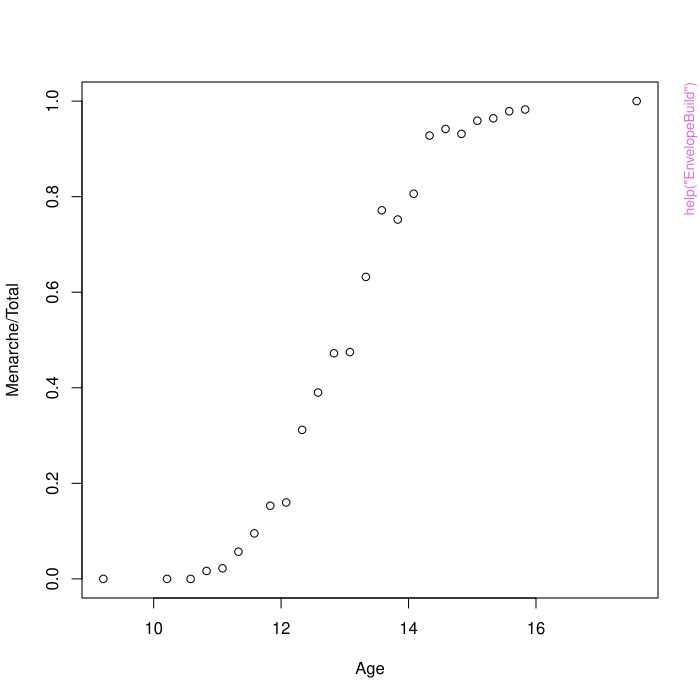

Write the R code that produced this figure.
pkgname <- "glmbayes"
source(file.path(R.home("share"), "R", "examples-header.R"))
options(warn = 1)
options(pager = "console")
library('glmbayes')

base::assign(".oldSearch", base::search(), pos = 'CheckExEnv')
base::assign(".old_wd", base::getwd(), pos = 'CheckExEnv')
cleanEx()
nameEx("AMI")
### * AMI

flush(stderr()); flush(stdout())

### Name: AMI
### Title: amitriptyline overdose data
### Aliases: AMI
### Keywords: datasets, Bayesian Binomial Regression

### ** Examples

data(menarche2)



cleanEx()
nameEx("EnvelopeBuild")
### * EnvelopeBuild

flush(stderr()); flush(stdout())

### Name: EnvelopeBuild
### Title: Builds Envelope function for simulation
### Aliases: EnvelopeBuild
### Keywords: internal

### ** Examples

data(menarche2)

summary(menarche2)
plot(Menarche/Total ~ Age, data=menarche2)

Age2=menarche2$Age-13

x<-matrix(as.numeric(1.0),nrow=length(Age2),ncol=2)
x[,2]=Age2

y=menarche2$Menarche/menarche2$Total
wt=menarche2$Total

mu<-matrix(as.numeric(0.0),nrow=2,ncol=1)
mu[2,1]=(log(0.9/0.1)-log(0.5/0.5))/3

V1<-1*diag(as.numeric(2.0))

# 2 standard deviations for prior estimate at age 13 between 0.1 and 0.9
## Specifies uncertainty around the point estimates

V1[1,1]<-((log(0.9/0.1)-log(0.5/0.5))/2)^2 
V1[2,2]=(3*mu[2,1]/2)^2  # Allows slope to be up to 1 times as large as point estimate 

famfunc<-glmbfamfunc(binomial(logit))

f1<-famfunc$f1
f2<-famfunc$f2
f3<-famfunc$f3
f5<-famfunc$f5
f6<-famfunc$f6

dispersion2<-as.numeric(1.0)
start <- mu
offset2=rep(as.numeric(0.0),length(y))
P=solve(V1)
n=1000


###### Adjust weight for dispersion

wt2=wt/dispersion2

######################### Shift mean vector to offset so that adjusted model has 0 mean

alpha=x%*%as.vector(mu)+offset2
mu2=0*as.vector(mu)
P2=P
x2=x


#####  Optimization step to find posterior mode and associated Precision

parin=start-mu

opt_out=optim(parin,f2,f3,y=as.vector(y),x=as.matrix(x),mu=as.vector(mu2),
              P=as.matrix(P),alpha=as.vector(alpha),wt=as.vector(wt2),
              method="BFGS",hessian=TRUE
)

bstar=opt_out$par  ## Posterior mode for adjusted model
bstar
bstar+as.vector(mu)  # mode for actual model
A1=opt_out$hessian # Approximate Precision at mode

## Standardize Model

Standard_Mod=glmb_Standardize_Model(y=as.vector(y), x=as.matrix(x),P=as.matrix(P),
                                    bstar=as.matrix(bstar,ncol=1), A1=as.matrix(A1))

bstar2=Standard_Mod$bstar2  
A=Standard_Mod$A
x2=Standard_Mod$x2
mu2=Standard_Mod$mu2
P2=Standard_Mod$P2
L2Inv=Standard_Mod$L2Inv
L3Inv=Standard_Mod$L3Inv

Env2=EnvelopeBuild(as.vector(bstar2), as.matrix(A),y, as.matrix(x2),
as.matrix(mu2,ncol=1),as.matrix(P2),as.vector(alpha),as.vector(wt2),
family="binomial",link="logit",Gridtype=as.integer(3), n=as.integer(n),
sortgrid=TRUE)

## These now seem to match

Env2



cleanEx()
nameEx("EnvelopeOpt")
### * EnvelopeOpt

flush(stderr()); flush(stdout())

### Name: EnvelopeOpt
### Title: Optimizes Envelope function for simulation
### Aliases: EnvelopeOpt
### Keywords: internal

### ** Examples

data(menarche2)

summary(menarche2)
plot(Menarche/Total ~ Age, data=menarche2)

Age2=menarche2$Age-13

x<-matrix(as.numeric(1.0),nrow=length(Age2),ncol=2)
x[,2]=Age2

y=menarche2$Menarche/menarche2$Total
wt=menarche2$Total

mu<-matrix(as.numeric(0.0),nrow=2,ncol=1)
mu[2,1]=(log(0.9/0.1)-log(0.5/0.5))/3

V1<-1*diag(as.numeric(2.0))

# 2 standard deviations for prior estimate at age 13 between 0.1 and 0.9
## Specifies uncertainty around the point estimates

V1[1,1]<-((log(0.9/0.1)-log(0.5/0.5))/2)^2 
V1[2,2]=(3*mu[2,1]/2)^2  # Allows slope to be up to 1 times as large as point estimate 

famfunc<-glmbfamfunc(binomial(logit))

f1<-famfunc$f1
f2<-famfunc$f2
f3<-famfunc$f3
f5<-famfunc$f5
f6<-famfunc$f6

dispersion2<-as.numeric(1.0)
start <- mu
offset2=rep(as.numeric(0.0),length(y))
P=solve(V1)
n=1000



###### Adjust weight for dispersion

wt2=wt/dispersion2

######################### Shift mean vector to offset so that adjusted model has 0 mean

alpha=x%*%as.vector(mu)+offset2
mu2=0*as.vector(mu)
P2=P
x2=x


#####  Optimization step to find posterior mode and associated Precision

parin=start-mu

opt_out=optim(parin,f2,f3,y=as.vector(y),x=as.matrix(x),mu=as.vector(mu2),
              P=as.matrix(P),alpha=as.vector(alpha),wt=as.vector(wt2),
              method="BFGS",hessian=TRUE
)

bstar=opt_out$par  ## Posterior mode for adjusted model
bstar
bstar+as.vector(mu)  # mode for actual model
A1=opt_out$hessian # Approximate Precision at mode

## Standardize Model

Standard_Mod=glmb_Standardize_Model(y=as.vector(y), x=as.matrix(x),
P=as.matrix(P),bstar=as.matrix(bstar,ncol=1), A1=as.matrix(A1))

bstar2=Standard_Mod$bstar2  
A=Standard_Mod$A
x2=Standard_Mod$x2
mu2=Standard_Mod$mu2
P2=Standard_Mod$P2
L2Inv=Standard_Mod$L2Inv
L3Inv=Standard_Mod$L3Inv

Env2=EnvelopeBuild(as.vector(bstar2), as.matrix(A),y, as.matrix(x2),
as.matrix(mu2,ncol=1),as.matrix(P2),as.vector(alpha),as.vector(wt2),
family="binomial",link="logit",Gridtype=as.integer(3), 
n=as.integer(n),sortgrid=TRUE)

## These now seem to match

Env2



cleanEx()
nameEx("EnvelopeSort")
### * EnvelopeSort

flush(stderr()); flush(stdout())

### Name: EnvelopeSort
### Title: Sorts Envelope function for simulation
### Aliases: EnvelopeSort
### Keywords: internal

### ** Examples

data(menarche2)

summary(menarche2)
plot(Menarche/Total ~ Age, data=menarche2)

Age2=menarche2$Age-13

x<-matrix(as.numeric(1.0),nrow=length(Age2),ncol=2)
x[,2]=Age2

y=menarche2$Menarche/menarche2$Total
wt=menarche2$Total

mu<-matrix(as.numeric(0.0),nrow=2,ncol=1)
mu[2,1]=(log(0.9/0.1)-log(0.5/0.5))/3

V1<-1*diag(as.numeric(2.0))

# 2 standard deviations for prior estimate at age 13 between 0.1 and 0.9
## Specifies uncertainty around the point estimates

V1[1,1]<-((log(0.9/0.1)-log(0.5/0.5))/2)^2 
V1[2,2]=(3*mu[2,1]/2)^2  # Allows slope to be up to 1 times as large as point estimate 

famfunc<-glmbfamfunc(binomial(logit))

f1<-famfunc$f1
f2<-famfunc$f2
f3<-famfunc$f3
f5<-famfunc$f5
f6<-famfunc$f6

dispersion2<-as.numeric(1.0)
start <- mu
offset2=rep(as.numeric(0.0),length(y))
P=solve(V1)
n=1000

## Appears that the type for some of these arguments are important/problematic

#outlist<-rnnorm_reg_cpp(n=as.integer(n),y=as.vector(y),x=as.matrix(x),
#mu=as.vector(mu),P=as.matrix(P),offset2=as.vector(offset2),
#wt=as.vector(wt),dispersion=as.numeric(dispersion2),famfunc=famfunc,
#f1=f1,f2=f2,f3=f3,start=as.vector(start),family="binomial",
#link="logit",Gridtype=as.integer(3))

### This allows use of the rglmb summary function 
### add interface for glmbsim_NGauss_cpp later

#outlist$call<-match.call()
#colnames(outlist$coefficients)<-colnames(x)
#class(outlist)<-c(outlist$class,"rglmb")
#summary(outlist)
#Env1=outlist$Envelope


###### Adjust weight for dispersion

wt2=wt/dispersion2

######################### Shift mean vector to offset so that adjusted model has 0 mean

alpha=x%*%as.vector(mu)+offset2
mu2=0*as.vector(mu)
P2=P
x2=x


#####  Optimization step to find posterior mode and associated Precision

parin=start-mu

opt_out=optim(parin,f2,f3,y=as.vector(y),x=as.matrix(x),mu=as.vector(mu2),
              P=as.matrix(P),alpha=as.vector(alpha),wt=as.vector(wt2),
              method="BFGS",hessian=TRUE
)

bstar=opt_out$par  ## Posterior mode for adjusted model
bstar
bstar+as.vector(mu)  # mode for actual model
A1=opt_out$hessian # Approximate Precision at mode

## Standardize Model

Standard_Mod=glmb_Standardize_Model(y=as.vector(y), x=as.matrix(x),
P=as.matrix(P),bstar=as.matrix(bstar,ncol=1), A1=as.matrix(A1))

bstar2=Standard_Mod$bstar2  
A=Standard_Mod$A
x2=Standard_Mod$x2
mu2=Standard_Mod$mu2
P2=Standard_Mod$P2
L2Inv=Standard_Mod$L2Inv
L3Inv=Standard_Mod$L3Inv

Env2=EnvelopeBuild(as.vector(bstar2), as.matrix(A),y, as.matrix(x2),
as.matrix(mu2,ncol=1),as.matrix(P2),as.vector(alpha),as.vector(wt2),
family="binomial",link="logit",Gridtype=as.integer(3), 
n=as.integer(n),sortgrid=TRUE)

## These now seem to match

#Env1
Env2





cleanEx()
nameEx("Inv_f3_gaussian")
### * Inv_f3_gaussian

flush(stderr()); flush(stdout())

### Name: Inv_f3_gaussian
### Title: Derives the inverse of the gradient vector.
### Aliases: Inv_f3_gaussian

### ** Examples

## ----dobson-------------------------------------------------------------------
## Dobson (1990) Page 93: Randomized Controlled Trial :
counts <- c(18,17,15,20,10,20,25,13,12)
outcome <- gl(3,1,9)
treatment <- gl(3,3)

## Prior mean vector 
mu<-matrix(0,5)           
mu[1,1]=log(mean(counts)) 
## Prior standard deviation and Variance
mysd<-1           
V=((mysd)^2)*diag(5)  
## Call to glmb
glmb.D93<-glmb(n=1000,counts ~ outcome + treatment,
               family = poisson(),pfamily=dNormal(mu=mu,Sigma=V))
## ----glmb extractAIC-------------------------------------------------------------
extractAIC(glmb.D93)



cleanEx()
nameEx("Neg_logLik")
### * Neg_logLik

flush(stderr()); flush(stdout())

### Name: Neg_logLik
### Title: Negative Log-Likelihood for a Generalized Linear Model
### Aliases: Neg_logLik Neg_logLik2
### Keywords: internal

### ** Examples

1+1
10+1



cleanEx()
nameEx("Normal_ct")
### * Normal_ct

flush(stderr()); flush(stdout())

### Name: Normal_ct
### Title: The Central Normal Distribution
### Aliases: Normal_ct pnorm_ct rnorm_ct
### Keywords: internal

### ** Examples

pnorm_ct(0.2,0.4)
exp(pnorm_ct(0.2,0.4))
pnorm_ct(0.2,0.4,log.p=FALSE)
log(pnorm_ct(0.2,0.4,log.p=FALSE))
## Example where difference between two pnorm calls fail
## but call to pnorm_ct works
pnorm(0.5)-pnorm(0.4999999999999999)
pnorm_ct(0.4999999999999999,0.5,log.p=FALSE)



cleanEx()
nameEx("Prior_Check")
### * Prior_Check

flush(stderr()); flush(stdout())

### Name: Prior_Check
### Title: Checks for Prior-data conflicts
### Aliases: Prior_Check

### ** Examples

## Dobson (1990) Page 93: Randomized Controlled Trial :
counts <- c(18,17,15,20,10,20,25,13,12)
outcome <- gl(3,1,9)
treatment <- gl(3,3)
print(d.AD <- data.frame(treatment, outcome, counts))
## Step 1: Set up Prior
ps=Prior_Setup(counts ~ outcome + treatment)
mu=ps$mu
V=ps$Sigma
# Step2A: Check the Prior
Prior_Check(counts ~ outcome + treatment,family = poisson(),
            pfamily=dNormal(mu=mu,Sigma=V))
# Step2B: Update and Re-Check the Prior
mu[1,1]=log(mean(counts))
Prior_Check(counts ~ outcome + treatment,family = poisson(),
            pfamily=dNormal(mu=mu,Sigma=V))



cleanEx()
nameEx("Prior_Setup")
### * Prior_Setup

flush(stderr()); flush(stdout())

### Name: Prior_Setup
### Title: Setup Prior Objects
### Aliases: Prior_Setup

### ** Examples

## Dobson (1990) Page 93: Randomized Controlled Trial :
counts <- c(18,17,15,20,10,20,25,13,12)
outcome <- gl(3,1,9)
treatment <- gl(3,3)
print(d.AD <- data.frame(treatment, outcome, counts))
## Step 1: Set up Prior
ps=Prior_Setup(counts ~ outcome + treatment)
mu=ps$mu
V=ps$Sigma
print(ps)



cleanEx()
nameEx("Set_Grid")
### * Set_Grid

flush(stderr()); flush(stdout())

### Name: Set_Grid
### Title: Calculate Log-densities for Grid Components
### Aliases: Set_Grid
### Keywords: internal

### ** Examples

## ----dobson-------------------------------------------------------------------
## Dobson (1990) Page 93: Randomized Controlled Trial :
counts <- c(18,17,15,20,10,20,25,13,12)
outcome <- gl(3,1,9)
treatment <- gl(3,3)

## Prior mean vector 
mu<-matrix(0,5)           
mu[1,1]=log(mean(counts)) 
## Prior standard deviation and Variance
mysd<-1           
V=((mysd)^2)*diag(5)  
## Call to glmb
glmb.D93<-glmb(n=1000,counts ~ outcome + treatment,
               family = poisson(),pfamily=dNormal(mu=mu,Sigma=V))
## ----glmb extractAIC-------------------------------------------------------------
extractAIC(glmb.D93)



cleanEx()
nameEx("anova.glmb")
### * anova.glmb

flush(stderr()); flush(stdout())

### Name: anova.glmb
### Title: Analysis of Deviance for Bayesian Generalized Linear Model Fits
### Aliases: anova.glmb

### ** Examples

data(menarche2)
## ----Analysis Setup-----------------------------------------------------------
## Number of variables in model
Age=menarche2$Age
nvars=2
## Reference Ages for setting of priors and Age_Difference
ref_age1=13  # user can modify this
ref_age2=15  ## user can modify this
## Define variables used later in analysis
Age2=menarche2$Age-ref_age1
Age_Diff=ref_age2-ref_age1
mu1=as.matrix(c(0,1.098612),ncol=1)
V1<-1*diag(nvars)
V1[1,1]=0.18687882
V1[2,2]=0.10576217
V1[1,2]=-0.03389182
V1[2,1]=-0.03389182
Menarche_Model_Data=data.frame(Age=menarche2$Age,Total=menarche2$Total,
                               Menarche=menarche2$Menarche,Age2)
glmb.out1<-glmb(n=1000,cbind(Menarche, Total-Menarche) ~Age2,family=binomial(logit),
                pfamily=dNormal(mu=mu1,Sigma=V1),data=Menarche_Model_Data)

# Prediction from original model
pred1=predict(glmb.out1,type="response")

## Get Original Residuals, their means, and credible bounds
res_out=residuals(glmb.out1)
colMeans(res_out)

## Set up to simulate new data and residuals
res_mean=colMeans(res_out)
res_low1=apply(res_out,2,FUN=quantile,probs=c(0.025))
res_high1=apply(res_out,2,FUN=quantile,probs=c(0.975))

## Simulate new data and get residuals for simulated data

ysim1=simulate(glmb.out1,nsim=1,seed=NULL,pred=pred1,family="binomial",
               prior.weights=weights(glmb.out1))


res_ysim_out1=residuals(glmb.out1,ysim=ysim1)
res_low=apply(res_ysim_out1,2,FUN=quantile,probs=c(0.025))
res_high=apply(res_ysim_out1,2,FUN=quantile,probs=c(0.975))

# Plot Credible Interval bounds for Deviance Residuals

plot(res_mean~Age,ylim=c(-2.5,2.5),
main="Credible Interval Bound for Menarche - Logit Model Deviance Residuals",
xlab = "Age", ylab = "Avg. Dev. Res")
lines(Age, 0*res_mean,lty=1)
lines(Age, res_low,lty=1)
lines(Age, res_high,lty=1)
lines(Age, res_low1,lty=2)
lines(Age, res_high1,lty=2)




cleanEx()
nameEx("carinsca")
### * carinsca

flush(stderr()); flush(stdout())

### Name: carinsca
### Title: Canadian Automobile Insurance Claims for 1957-1958
### Aliases: carinsca
### Keywords: datasets, Bayesian Poisson Regression, Bayesian Gamma
###   Regression

### ** Examples

data(carinsca)
## maybe str(carinsca) ; plot(carinsca) ...



cleanEx()
nameEx("case.names.glmb")
### * case.names.glmb

flush(stderr()); flush(stdout())

### Name: case.names.glmb
### Title: Case and Variable Names of Fitted Models
### Aliases: case.names.glmb variable.names.glmb

### ** Examples

## ----dobson-------------------------------------------------------------------
## Dobson (1990) Page 93: Randomized Controlled Trial :
counts <- c(18,17,15,20,10,20,25,13,12)
outcome <- gl(3,1,9)
treatment <- gl(3,3)

## Prior mean vector 
mu<-matrix(0,5)           
mu[1,1]=log(mean(counts)) 
## Prior standard deviation and Variance
mysd<-1           
V=((mysd)^2)*diag(5)  
## Call to glmb
glmb.D93<-glmb(n=1000,counts ~ outcome + treatment,
               family = poisson(),pfamily=dNormal(mu=mu,Sigma=V))

## ----glmb vcov----------------------------------------------------------------
case.names(glmb.D93)




cleanEx()
nameEx("confint.glmb")
### * confint.glmb

flush(stderr()); flush(stdout())

### Name: confint.glmb
### Title: Credible Intervals for Model Parameters
### Aliases: confint.glmb

### ** Examples


## ----dobson-------------------------------------------------------------------
## Dobson (1990) Page 93: Randomized Controlled Trial :
counts <- c(18,17,15,20,10,20,25,13,12)
outcome <- gl(3,1,9)
treatment <- gl(3,3)

## Prior mean vector 
mu<-matrix(0,5)           
mu[1,1]=log(mean(counts)) 
## Prior standard deviation and Variance
mysd<-1           
V=((mysd)^2)*diag(5)  
## Call to glmb
glmb.D93<-glmb(n=1000,counts ~ outcome + treatment,
               family = poisson(),pfamily=dNormal(mu=mu,Sigma=V))
## ----glmb confint-------------------------------------------------------------
confint(glmb.D93)



cleanEx()
nameEx("deviance.rglmb")
### * deviance.rglmb

flush(stderr()); flush(stdout())

### Name: deviance.rglmb
### Title: Model Deviance
### Aliases: deviance.rglmb

### ** Examples

## ----dobson-------------------------------------------------------------------
## Dobson (1990) Page 93: Randomized Controlled Trial :
counts <- c(18,17,15,20,10,20,25,13,12)
outcome <- gl(3,1,9)
treatment <- gl(3,3)

## Prior mean vector 
mu<-matrix(0,5)           
mu[1,1]=log(mean(counts)) 
## Prior standard deviation and Variance
mysd<-1           
V=((mysd)^2)*diag(5)  
## Call to glmb
glmb.D93<-glmb(n=1000,counts ~ outcome + treatment,
               family = poisson(),pfamily=dNormal(mu=mu,Sigma=V))
## ----glmb extractAIC-------------------------------------------------------------
extractAIC(glmb.D93)



cleanEx()
nameEx("dummy.coef.glmb")
### * dummy.coef.glmb

flush(stderr()); flush(stdout())

### Name: dummy.coef.glmb
### Title: Extract Coefficients in Original Coding
### Aliases: dummy.coef.glmb print.dummy_coef.glmb

### ** Examples

set.seed(333)
## Dobson (1990) Page 93: Randomized Controlled Trial :
counts <- c(18,17,15,20,10,20,25,13,12)
outcome <- gl(3,1,9)
treatment <- gl(3,3)
mysd<-1
mu<-matrix(0,5)
mu[1]=log(mean(counts))
V0<-((mysd)^2)*diag(5)
glmb.D93<-glmb(n=1000,counts ~ outcome + treatment, 
family = poisson(),pfamily=dNormal(mu=mu,Sigma=V0))
summary(glmb.D93)


myd=dummy.coef(glmb.D93)
print(myd)



cleanEx()
nameEx("extractAIC.glmb")
### * extractAIC.glmb

flush(stderr()); flush(stdout())

### Name: extractAIC.glmb
### Title: Extract DIC from a Fitted Bayesian Model
### Aliases: extractAIC.glmb extractDIC

### ** Examples

## ----dobson-------------------------------------------------------------------
## Dobson (1990) Page 93: Randomized Controlled Trial :
counts <- c(18,17,15,20,10,20,25,13,12)
outcome <- gl(3,1,9)
treatment <- gl(3,3)

## Prior mean vector 
mu<-matrix(0,5)           
mu[1,1]=log(mean(counts)) 
## Prior standard deviation and Variance
mysd<-1           
V=((mysd)^2)*diag(5)  
## Call to glmb
glmb.D93<-glmb(n=1000,counts ~ outcome + treatment,
               family = poisson(),pfamily=dNormal(mu=mu,Sigma=V))
## ----glmb extractAIC-------------------------------------------------------------
extractAIC(glmb.D93)



cleanEx()
nameEx("extractAIC.rglmb")
### * extractAIC.rglmb

flush(stderr()); flush(stdout())

### Name: extractAIC.rglmb
### Title: Extract DIC from a Fitted Bayesian Model
### Aliases: extractAIC.rglmb

### ** Examples

## ----dobson-------------------------------------------------------------------
## Dobson (1990) Page 93: Randomized Controlled Trial :
counts <- c(18,17,15,20,10,20,25,13,12)
outcome <- gl(3,1,9)
treatment <- gl(3,3)

## Prior mean vector 
mu<-matrix(0,5)           
mu[1,1]=log(mean(counts)) 
## Prior standard deviation and Variance
mysd<-1           
V=((mysd)^2)*diag(5)  
## Call to glmb
glmb.D93<-glmb(n=1000,counts ~ outcome + treatment,
               family = poisson(),pfamily=dNormal(mu=mu,Sigma=V))
## ----glmb extractAIC-------------------------------------------------------------
extractAIC(glmb.D93)



cleanEx()
nameEx("f2_gaussian_vector")
### * f2_gaussian_vector

flush(stderr()); flush(stdout())

### Name: f2_gaussian_vector
### Title: Derives the inverse of the gradient vector.
### Aliases: f2_gaussian_vector

### ** Examples

## ----dobson-------------------------------------------------------------------
## Dobson (1990) Page 93: Randomized Controlled Trial :
counts <- c(18,17,15,20,10,20,25,13,12)
outcome <- gl(3,1,9)
treatment <- gl(3,3)

## Prior mean vector 
mu<-matrix(0,5)           
mu[1,1]=log(mean(counts)) 
## Prior standard deviation and Variance
mysd<-1           
V=((mysd)^2)*diag(5)  
## Call to glmb
glmb.D93<-glmb(n=1000,counts ~ outcome + treatment,
               family = poisson(),pfamily=dNormal(mu=mu,Sigma=V))
## ----glmb extractAIC-------------------------------------------------------------
extractAIC(glmb.D93)



cleanEx()
nameEx("formula.summary.rglmb")
### * formula.summary.rglmb

flush(stderr()); flush(stdout())

### Name: formula.summary.rglmb
### Title: Extract Log-Likelihood
### Aliases: formula.summary.rglmb

### ** Examples

## ----dobson-------------------------------------------------------------------
## Dobson (1990) Page 93: Randomized Controlled Trial :
counts <- c(18,17,15,20,10,20,25,13,12)
outcome <- gl(3,1,9)
treatment <- gl(3,3)

## Prior mean vector 
mu<-matrix(0,5)           
mu[1,1]=log(mean(counts)) 
## Prior standard deviation and Variance
mysd<-1           
V=((mysd)^2)*diag(5)  
## Call to glmb
glmb.D93<-glmb(n=1000,counts ~ outcome + treatment,
               family = poisson(),pfamily=dNormal(mu=mu,Sigma=V))
## ----glmb logLik-------------------------------------------------------------
colMeans(logLik(glmb.D93))



cleanEx()
nameEx("glmb")
### * glmb

flush(stderr()); flush(stdout())

### Name: glmb
### Title: Fitting Bayesian Generalized Linear Models
### Aliases: glmb print.glmb

### ** Examples

set.seed(333)
## Dobson (1990) Page 93: Randomized Controlled Trial :
counts <- c(18,17,15,20,10,20,25,13,12)
outcome <- gl(3,1,9)
treatment <- gl(3,3)
mysd<-1
mu<-matrix(0,5)
mu[1]=log(mean(counts))
V0<-((mysd)^2)*diag(5)
glmb.D93<-glmb(counts ~ outcome + treatment, family = poisson(),pfamily=dNormal(mu=mu,Sigma=V0))
summary(glmb.D93)

# Menarche Binomial Data Example 
data(menarche2)
Age2=menarche2$Age-13

#Priors Are Derived in Vignette
nvars=2
## Logit Prior and Model
mu1=as.matrix(c(0,1.098612),ncol=1)
V1<-1*diag(nvars)
V1[1,1]=0.18687882
V1[2,2]=0.10576217
V1[1,2]=-0.03389182
V1[2,1]=-0.03389182
glmb.out1<-glmb(cbind(Menarche, Total-Menarche) ~ Age2,
family=binomial(logit),pfamily=dNormal(mu=mu1,Sigma=V1), data=menarche2)
summary(glmb.out1)

## Probit Prior and Model
mu2=as.matrix(c(0,0.6407758),ncol=1)
V2<-1*diag(nvars)
V2[1,1]=0.07158369
V2[2,2]=0.03453205
V2[1,2]=-0.01512075
V2[2,1]=-0.01512075
glmb.out2<-glmb(cbind(Menarche, Total-Menarche) ~ Age2,
family=binomial(probit),pfamily=dNormal(mu=mu2,Sigma=V2), data=menarche2)
summary(glmb.out2)

## clog-log Prior and Model
mu2=as.matrix(c(-0.3665129,0.6002727),ncol=1)
V2<-1*diag(nvars)
V2[1,1]=0.11491322
V2[2,2]=0.03365986
V2[1,2]=-0.03502783
V2[2,1]=-0.03502783
glmb.out3<-glmb(cbind(Menarche, Total-Menarche) ~ Age2,
                family=binomial(cloglog),pfamily=dNormal(mu=mu2,Sigma=V2), data=menarche2)
summary(glmb.out3)

DIC_Out=rbind(extractAIC(glmb.out1),extractAIC(glmb.out2),extractAIC(glmb.out3))
rownames(DIC_Out)=c("logit","probit","clog-log")
colnames(DIC_Out)=c("pD","DIC")
DIC_Out



cleanEx()
nameEx("glmb.influence.measures")
### * glmb.influence.measures

flush(stderr()); flush(stdout())

### Name: glmb.influence.measures
### Title: Bayesian Regression Diagnostics
### Aliases: glmb.influence.measures rstandard.glmb rstudent.glmb
###   glmb.dffits dfbetas.glmb glmb.covratio cooks.distance.glmb

### ** Examples

set.seed(333)
## Dobson (1990) Page 93: Randomized Controlled Trial :
counts <- c(18,17,15,20,10,20,25,13,12)
outcome <- gl(3,1,9)
treatment <- gl(3,3)
mysd<-1
mu<-matrix(0,5)
mu[1]=log(mean(counts))
V0<-((mysd)^2)*diag(5)
glmb.D93<-glmb(counts ~ outcome + treatment, family = poisson(),pfamily=dNormal(mu=mu,Sigma=V0))

## Start setup here [First output from earlier optim optimization]
betastar=glmb.D93$coef.mode  # Posterior mode from optim
x=glmb.D93$x
y=glmb.D93$y
#offset=glmb.D93$offset   # not present in the output --> For now set to 0 vector
offset2=0*y   # Should return this from lower level functions
weights2=glmb.D93$prior.weights

## Check influence measures for original model
fit=glmb.wfit(x,y,weights2,offset2,family=poisson(),Bbar=mu,P=solve(V0),betastar)
influence.measures(fit)

print(fit)
print(glmb.D93$coef.mode)

### Now try a strong prior with poorly chosen intercept
mu1=0*mu
V1=0.1*V0
glmb2.D93<-glmb(counts ~ outcome + treatment, family = poisson(),pfamily=dNormal(mu=mu1,Sigma=V1))

Bbar2=mu1  # Prior mean
betastar2=glmb2.D93$coef.mode  # Posterior mode from optim
fit2=glmb.wfit(x,y,weights2,offset2,family=poisson(),Bbar2,P=solve(V1),betastar2)

influence.measures(fit2)

print(fit2)
print(glmb2.D93$coef.mode)



influence(glmb2.D93)
influence(glmb2.D93,do.coef=TRUE)
influence(glmb2.D93,do.coef=FALSE)

#glmb2.D93$qr=glmb2.D93$fit$qr
#influence.measures(glmb2.D93,influence(glmb2.D93))
#influence.measures(glmb2.D93$fit,influence(glmb2.D93))
#influence.measures(glmb2.D93$fit,influence(glmb2.D93,do.coef=FALSE))
glmb.influence.measures(glmb2.D93,influence(glmb2.D93))


## Do not need method functions
dfbeta(glmb2.D93,influence(glmb2.D93))
dfbeta(glmb2.D93$fit,influence(glmb2.D93))
hatvalues(glmb2.D93,influence(glmb2.D93))
hatvalues(glmb2.D93$fit,influence(glmb2.D93))

# Methods (implmented)

rstandard(glmb2.D93,infl=influence(glmb2.D93))
rstandard(glmb2.D93)


# Need Metods

## Needs a method function
#dfbetas(glmb2.D93,influence(glmb2.D93))
dfbetas(glmb2.D93)
dfbetas(glmb2.D93,influence(glmb2.D93,do.coef=TRUE))
dfbetas(glmb2.D93$fit,influence(glmb2.D93))




# Needs a method function
cooks.distance(glmb2.D93)
cooks.distance(glmb2.D93$fit,influence(glmb2.D93))



# Needs a method function (now works)
#rstandard(glmb2.D93$fit,influence(glmb2.D93))


# Needs a method function
rstudent(glmb2.D93)
rstudent(glmb2.D93$fit,influence(glmb2.D93))


# Not a method, separate function
glmb.dffits(glmb2.D93)
dffits(glmb2.D93$fit,influence(glmb2.D93)) 

# Not a method - separate function
glmb.covratio(glmb2.D93)  
covratio(glmb2.D93$fit,influence(glmb2.D93))  



# Needs a method function but requires a different approach
# The influence function actually stores this measure
## This seems to require more work to create a method function
## Should 
#hat(glmb2.D93,influence(glmb2.D93))
#hat(glmb2.D93$fit,influence(glmb2.D93))

infl=influence(glmb2.D93)
hat2=infl$hat               
hat2               



cleanEx()
nameEx("glmb.wfit")
### * glmb.wfit

flush(stderr()); flush(stdout())

### Name: glmb.wfit
### Title: Fitter Function for Bayesian Generalized Linear Models
### Aliases: glmb.wfit

### ** Examples

set.seed(333)
## Dobson (1990) Page 93: Randomized Controlled Trial :
counts <- c(18,17,15,20,10,20,25,13,12)
outcome <- gl(3,1,9)
treatment <- gl(3,3)
mysd<-1
mu<-matrix(0,5)
mu[1]=log(mean(counts))
V0<-((mysd)^2)*diag(5)
glmb.D93<-glmb(counts ~ outcome + treatment, family = poisson(),pfamily=dNormal(mu=mu,Sigma=V0))

## Start setup here [First output from earlier optim optimization]
betastar=glmb.D93$coef.mode  # Posterior mode from optim
x=glmb.D93$x
y=glmb.D93$y
#offset=glmb.D93$offset   # not present in the output --> For now set to 0 vector
offset2=0*y   # Should return this from lower level functions
weights2=glmb.D93$prior.weights

## Check influence measures for original model
fit=glmb.wfit(x,y,weights2,offset2,family=poisson(),Bbar=mu,P=solve(V0),betastar)
influence.measures(fit)

print(fit)
print(glmb.D93$coef.mode)

### Now try a strong prior with poorly chosen intercept
mu1=0*mu
V1=0.1*V0
glmb2.D93<-glmb(counts ~ outcome + treatment, family = poisson(),pfamily=dNormal(mu=mu1,Sigma=V1))

Bbar2=mu1  # Prior mean
betastar2=glmb2.D93$coef.mode  # Posterior mode from optim
fit2=glmb.wfit(x,y,weights2,offset2,family=poisson(),Bbar2,P=solve(V1),betastar2)

influence.measures(fit2)

print(fit2)
print(glmb2.D93$coef.mode)



influence(glmb2.D93)
influence(glmb2.D93,do.coef=TRUE)
influence(glmb2.D93,do.coef=FALSE)

#glmb2.D93$qr=glmb2.D93$fit$qr
#influence.measures(glmb2.D93,influence(glmb2.D93))
#influence.measures(glmb2.D93$fit,influence(glmb2.D93))
#influence.measures(glmb2.D93$fit,influence(glmb2.D93,do.coef=FALSE))
glmb.influence.measures(glmb2.D93,influence(glmb2.D93))


## Do not need method functions
dfbeta(glmb2.D93,influence(glmb2.D93))
dfbeta(glmb2.D93$fit,influence(glmb2.D93))
hatvalues(glmb2.D93,influence(glmb2.D93))
hatvalues(glmb2.D93$fit,influence(glmb2.D93))

# Methods (implmented)

rstandard(glmb2.D93,infl=influence(glmb2.D93))
rstandard(glmb2.D93)


# Need Metods

## Needs a method function
#dfbetas(glmb2.D93,influence(glmb2.D93))
dfbetas(glmb2.D93)
dfbetas(glmb2.D93,influence(glmb2.D93,do.coef=TRUE))
dfbetas(glmb2.D93$fit,influence(glmb2.D93))




# Needs a method function
cooks.distance(glmb2.D93)
cooks.distance(glmb2.D93$fit,influence(glmb2.D93))



# Needs a method function (now works)
#rstandard(glmb2.D93$fit,influence(glmb2.D93))


# Needs a method function
rstudent(glmb2.D93)
rstudent(glmb2.D93$fit,influence(glmb2.D93))


# Not a method, separate function
glmb.dffits(glmb2.D93)
dffits(glmb2.D93$fit,influence(glmb2.D93)) 

# Not a method - separate function
glmb.covratio(glmb2.D93)  
covratio(glmb2.D93$fit,influence(glmb2.D93))  



# Needs a method function but requires a different approach
# The influence function actually stores this measure
## This seems to require more work to create a method function
## Should 
#hat(glmb2.D93,influence(glmb2.D93))
#hat(glmb2.D93$fit,influence(glmb2.D93))

infl=influence(glmb2.D93)
hat2=infl$hat               
hat2               



cleanEx()
nameEx("glmb_Standardize_Model")
### * glmb_Standardize_Model

flush(stderr()); flush(stdout())

### Name: glmb_Standardize_Model
### Title: Standardize A Non-Gaussian Model
### Aliases: glmb_Standardize_Model
### Keywords: internal

### ** Examples

data(menarche2)

summary(menarche2)
plot(Menarche/Total ~ Age, data=menarche2)

Age2=menarche2$Age-13

x<-matrix(as.numeric(1.0),nrow=length(Age2),ncol=2)
x[,2]=Age2

y=menarche2$Menarche/menarche2$Total
wt=menarche2$Total

mu<-matrix(as.numeric(0.0),nrow=2,ncol=1)
mu[2,1]=(log(0.9/0.1)-log(0.5/0.5))/3

V1<-1*diag(as.numeric(2.0))

# 2 standard deviations for prior estimate at age 13 between 0.1 and 0.9
## Specifies uncertainty around the point estimates

V1[1,1]<-((log(0.9/0.1)-log(0.5/0.5))/2)^2 
V1[2,2]=(3*mu[2,1]/2)^2  # Allows slope to be up to 1 times as large as point estimate 

famfunc<-glmbfamfunc(binomial(logit))

f1<-famfunc$f1
f2<-famfunc$f2
f3<-famfunc$f3
f5<-famfunc$f5
f6<-famfunc$f6

dispersion2<-as.numeric(1.0)
start <- mu
offset2=rep(as.numeric(0.0),length(y))
P=solve(V1)
n=1000

## Appears that the type for some of these arguments are important/problematic



###### Adjust weight for dispersion

wt2=wt/dispersion2

######################### Shift mean vector to offset so that adjusted model has 0 mean

alpha=x%*%as.vector(mu)+offset2
mu2=0*as.vector(mu)
P2=P
x2=x


#####  Optimization step to find posterior mode and associated Precision

parin=start-mu

opt_out=optim(parin,f2,f3,y=as.vector(y),x=as.matrix(x),mu=as.vector(mu2),
              P=as.matrix(P),alpha=as.vector(alpha),wt=as.vector(wt2),
              method="BFGS",hessian=TRUE
)

bstar=opt_out$par  ## Posterior mode for adjusted model
bstar
bstar+as.vector(mu)  # mode for actual model
A1=opt_out$hessian # Approximate Precision at mode

## Standardize Model

Standard_Mod=glmb_Standardize_Model(y=as.vector(y), x=as.matrix(x),P=as.matrix(P),
                                    bstar=as.matrix(bstar,ncol=1), A1=as.matrix(A1))

bstar2=Standard_Mod$bstar2  
A=Standard_Mod$A
x2=Standard_Mod$x2
mu2=Standard_Mod$mu2
P2=Standard_Mod$P2
L2Inv=Standard_Mod$L2Inv
L3Inv=Standard_Mod$L3Inv



cleanEx()
nameEx("glmbayes")
### * glmbayes

flush(stderr()); flush(stdout())

### Name: glmbayes
### Title: Bayesian Generalized Linear Models (iid Samples)
### Aliases: glmbayes PackageOverview
### Keywords: internal

### ** Examples

## Dobson (1990) Page 93: Randomized Controlled Trial :
counts <- c(18,17,15,20,10,20,25,13,12)
outcome <- gl(3,1,9)
treatment <- gl(3,3)
print(d.AD <- data.frame(treatment, outcome, counts))

## Call to glm
glm.D93 <- glm(counts ~ outcome + treatment, 
               family = poisson())

## Using glmb
## Step 1: Set up Prior
ps=Prior_Setup(counts ~ outcome + treatment)
mu=ps$mu
V=ps$Sigma
# Step2A: Check the Prior
Prior_Check(counts ~ outcome + treatment,family = poisson(),
            pfamily=dNormal(mu=mu,Sigma=V))
# Step2B: Update and Re-Check the Prior
mu[1,1]=log(mean(counts))
Prior_Check(counts ~ outcome + treatment,family = poisson(),
            pfamily=dNormal(mu=mu,Sigma=V))
# Step 3: Call the glmb function
glmb.D93<-glmb(counts ~ outcome + treatment, family=poisson(), 
               pfamily=dNormal(mu=mu,Sigma=V))

## ----Printed_Views------------------------------------------------------------
## Printed view of the output from the glm function 
print(glm.D93)
## Printed view of the output from the glmb function 
print(glmb.D93)

## ----Methods---------------------------------------------------------------
## Methods for class "lm"
methods(class="lm")

## Methods for class "glm"
methods(class="glm")

## Methods for class "glmb"
methods(class="glmb")

## ----summary--------------------------------------------------------------
## summary output for the "glm" class
summary(glm.D93)

## summary output for the "glm" class
summary(glmb.D93)

## ----fitted outputs-------------------------------------------------------
## fitted outputs for the glm function
fitted(glm.D93)

## ----glmb fitted outputs------------------------------------------------------
## mean of fitted outputs for the glm function
colMeans(fitted(glmb.D93))

## ----predictions----------------------------------------------------------
## predictions for the glm function
predict(glm.D93)

## predictions for the glmb function
colMeans(predict(glmb.D93)) 

## ----residuals------------------------------------------------------------
## residuals for the glm function
residuals(glm.D93)

## residuals for the glmb function
colMeans(residuals(glmb.D93))

## ----vcov-----------------------------------------------------------------
## vcov for the glm function
vcov(glm.D93)

## vcov for the glm function
vcov(glmb.D93)

## ----confint--------------------------------------------------------------
## confint for the glm function
confint(glm.D93)

## confint for the glm function
confint(glmb.D93)

## ----AIC/DIC------------------------------------------------------------------
## AIC for the glm function (equivalent degrees of freedom and the AIC)
extractAIC(glm.D93)

## DIC for the glmb function (estimated effective number of parameters and the DIC)
extractAIC(glmb.D93)

## ----Deviance-------------------------------------------------------------
## Deviance for the glm function
deviance(glm.D93)

## Deviance for the glmb function
mean(deviance(glmb.D93))

## ----logLik---------------------------------------------------------------
## Deviance for the glm function
logLik(glm.D93)

## Deviance for the glmb function
mean(logLik(glmb.D93))

## ----Model Frame----------------------------------------------------------
## Model Frame for the glm function
model.frame(glm.D93)

## Model Frame for the glmb function
model.frame(glmb.D93$glm)

## ----formula--------------------------------------------------------------
## formula for the glm function
formula(glm.D93)

## ----formula-------------------------------------------------------------
## formula for the glmb function
formula(glmb.D93)

## ----family--------------------------------------------------------------
## family for the glm function
family(glm.D93)

## family for the glmb function
family(glmb.D93$glm)

## ----nobs-----------------------------------------------------------------
## nobs for the glm function
nobs(glm.D93)

## nobs for the glmb function
nobs(glmb.D93)

## ----show-----------------------------------------------------------------
## show for the glm function
show(glm.D93)

## show for the glmb function
show(glmb.D93)



cleanEx()
nameEx("glmbfamfunc")
### * glmbfamfunc

flush(stderr()); flush(stdout())

### Name: glmbfamfunc
### Title: Return family functions used during simulation and post
###   processing
### Aliases: glmbfamfunc print.glmbfamfunc
### Keywords: internal

### ** Examples

famfunc<-glmbfamfunc(binomial(logit))

print(famfunc)

f1<-famfunc$f1
f2<-famfunc$f2
f3<-famfunc$f3
f5<-famfunc$f5
f6<-famfunc$f6



cleanEx()
nameEx("influence.glmb")
### * influence.glmb

flush(stderr()); flush(stdout())

### Name: influence.glmb
### Title: Bayesian Regression Diagnostics
### Aliases: influence.glmb

### ** Examples

set.seed(333)
## Dobson (1990) Page 93: Randomized Controlled Trial :
counts <- c(18,17,15,20,10,20,25,13,12)
outcome <- gl(3,1,9)
treatment <- gl(3,3)
mysd<-1
mu<-matrix(0,5)
mu[1]=log(mean(counts))
V0<-((mysd)^2)*diag(5)
glmb.D93<-glmb(counts ~ outcome + treatment, family = poisson(),pfamily=dNormal(mu=mu,Sigma=V0))

## Start setup here [First output from earlier optim optimization]
betastar=glmb.D93$coef.mode  # Posterior mode from optim
x=glmb.D93$x
y=glmb.D93$y
#offset=glmb.D93$offset   # not present in the output --> For now set to 0 vector
offset2=0*y   # Should return this from lower level functions
weights2=glmb.D93$prior.weights

## Check influence measures for original model
fit=glmb.wfit(x,y,weights2,offset2,family=poisson(),Bbar=mu,P=solve(V0),betastar)
influence.measures(fit)

print(fit)
print(glmb.D93$coef.mode)

### Now try a strong prior with poorly chosen intercept
mu1=0*mu
V1=0.1*V0
glmb2.D93<-glmb(counts ~ outcome + treatment, family = poisson(),pfamily=dNormal(mu=mu1,Sigma=V1))

Bbar2=mu1  # Prior mean
betastar2=glmb2.D93$coef.mode  # Posterior mode from optim
fit2=glmb.wfit(x,y,weights2,offset2,family=poisson(),Bbar2,P=solve(V1),betastar2)

influence.measures(fit2)

print(fit2)
print(glmb2.D93$coef.mode)



influence(glmb2.D93)
influence(glmb2.D93,do.coef=TRUE)
influence(glmb2.D93,do.coef=FALSE)

#glmb2.D93$qr=glmb2.D93$fit$qr
#influence.measures(glmb2.D93,influence(glmb2.D93))
#influence.measures(glmb2.D93$fit,influence(glmb2.D93))
#influence.measures(glmb2.D93$fit,influence(glmb2.D93,do.coef=FALSE))
glmb.influence.measures(glmb2.D93,influence(glmb2.D93))


## Do not need method functions
dfbeta(glmb2.D93,influence(glmb2.D93))
dfbeta(glmb2.D93$fit,influence(glmb2.D93))
hatvalues(glmb2.D93,influence(glmb2.D93))
hatvalues(glmb2.D93$fit,influence(glmb2.D93))

# Methods (implmented)

rstandard(glmb2.D93,infl=influence(glmb2.D93))
rstandard(glmb2.D93)


# Need Metods

## Needs a method function
#dfbetas(glmb2.D93,influence(glmb2.D93))
dfbetas(glmb2.D93)
dfbetas(glmb2.D93,influence(glmb2.D93,do.coef=TRUE))
dfbetas(glmb2.D93$fit,influence(glmb2.D93))




# Needs a method function
cooks.distance(glmb2.D93)
cooks.distance(glmb2.D93$fit,influence(glmb2.D93))



# Needs a method function (now works)
#rstandard(glmb2.D93$fit,influence(glmb2.D93))


# Needs a method function
rstudent(glmb2.D93)
rstudent(glmb2.D93$fit,influence(glmb2.D93))


# Not a method, separate function
glmb.dffits(glmb2.D93)
dffits(glmb2.D93$fit,influence(glmb2.D93)) 

# Not a method - separate function
glmb.covratio(glmb2.D93)  
covratio(glmb2.D93$fit,influence(glmb2.D93))  



# Needs a method function but requires a different approach
# The influence function actually stores this measure
## This seems to require more work to create a method function
## Should 
#hat(glmb2.D93,influence(glmb2.D93))
#hat(glmb2.D93$fit,influence(glmb2.D93))

infl=influence(glmb2.D93)
hat2=infl$hat               
hat2               



cleanEx()
nameEx("lmb")
### * lmb

flush(stderr()); flush(stdout())

### Name: lmb
### Title: Fitting Bayesian Linear Models
### Aliases: lmb print.lmb

### ** Examples

## Annette Dobson (1990) "An Introduction to Generalized Linear Models".
## Page 9: Plant Weight Data.
ctl <- c(4.17,5.58,5.18,6.11,4.50,4.61,5.17,4.53,5.33,5.14)
trt <- c(4.81,4.17,4.41,3.59,5.87,3.83,6.03,4.89,4.32,4.69)
group <- gl(2, 10, 20, labels = c("Ctl","Trt"))
weight <- c(ctl, trt)

ps=Prior_Setup(weight ~ group)
mu=ps$mu
V=ps$Sigma
mu[1,1]=mean(weight)

Prior_Check(weight ~ group,family =gaussian(),
           pfamily=dNormal(mu=mu,Sigma=V))

lm.D9 <- lm(weight ~ group,x=TRUE,y=TRUE)
disp_ML=sigma(lm.D9)^2
n_prior=2
shape=n_prior/2
rate= disp_ML*shape

# Conjugate Normal_Gamma Prior 
lmb.D9=lmb(weight ~ group,dNormal_Gamma(mu,V/disp_ML,shape=shape,rate=rate))
summary(lmb.D9)

# Independent_Normal_Gamma_Prior
lmb.D9_v2=lmb(weight ~ group,dIndependent_Normal_Gamma(mu,V,shape=shape,rate=rate))
summary(lmb.D9_v2)



cleanEx()
nameEx("logLik.glmb")
### * logLik.glmb

flush(stderr()); flush(stdout())

### Name: logLik.glmb
### Title: Extract Log-Likelihood
### Aliases: logLik.glmb

### ** Examples

## ----dobson-------------------------------------------------------------------
## Dobson (1990) Page 93: Randomized Controlled Trial :
counts <- c(18,17,15,20,10,20,25,13,12)
outcome <- gl(3,1,9)
treatment <- gl(3,3)

## Prior mean vector 
mu<-matrix(0,5)           
mu[1,1]=log(mean(counts)) 
## Prior standard deviation and Variance
mysd<-1           
V=((mysd)^2)*diag(5)  
## Call to glmb
glmb.D93<-glmb(n=1000,counts ~ outcome + treatment,
               family = poisson(),pfamily=dNormal(mu=mu,Sigma=V))
## ----glmb logLik-------------------------------------------------------------
colMeans(logLik(glmb.D93))



cleanEx()
nameEx("menarche")
### * menarche

flush(stderr()); flush(stdout())

### Name: menarche2
### Title: Age Of Menarche In Warsaw
### Aliases: menarche2
### Keywords: datasets, Bayesian Binomial Regression

### ** Examples

data(menarche2)



cleanEx()
nameEx("pfamily")
### * pfamily

flush(stderr()); flush(stdout())

### Name: pfamily
### Title: Prior Family Objects for Bayesian Models
### Aliases: pfamily dNormal dGamma dNormal_Gamma dIndependent_Normal_Gamma
###   print.pfamily

### ** Examples

mu=c(0,0)
Sigma=diag(2)

npf<-dNormal(mu,Sigma)  # Normal pfamily
str(dNormal(mu,Sigma))

## Example where # Normal pfamily is used

## Dobson (1990) Page 93: Randomized Controlled Trial :
counts <- c(18,17,15,20,10,20,25,13,12)
outcome <- gl(3,1,9)
treatment <- gl(3,3)
mysd<-1
mu<-matrix(0,5)
mu[1]=log(mean(counts))
V0<-((mysd)^2)*diag(5)
glmb.D93<-glmb(counts ~ outcome + treatment, family = poisson(),pfamily=dNormal(mu=mu,Sigma=V0))
summary(glmb.D93)



cleanEx()
nameEx("predict.glmb")
### * predict.glmb

flush(stderr()); flush(stdout())

### Name: predict.glmb
### Title: Predict Method for Bayesian GLM Fits
### Aliases: predict.glmb

### ** Examples

data(menarche2)
## ----Analysis Setup-----------------------------------------------------------
## Number of variables in model
Age=menarche2$Age
nvars=2
## Reference Ages for setting of priors and Age_Difference
ref_age1=13  # user can modify this
ref_age2=15  ## user can modify this
## Define variables used later in analysis
Age2=Age-ref_age1
Age_Diff=ref_age2-ref_age1
mu1=as.matrix(c(0,1.098612),ncol=1)
V1<-1*diag(nvars)
V1[1,1]=0.18687882
V1[2,2]=0.10576217
V1[1,2]=-0.03389182
V1[2,1]=-0.03389182
Menarche_Model_Data=data.frame(Age=menarche2$Age,Total=menarche2$Total,
                               Menarche=menarche2$Menarche,Age2)
glmb.out1<-glmb(n=1000,cbind(Menarche, Total-Menarche) ~Age2,family=binomial(logit),
                pfamily=dNormal(mu=mu1,Sigma=V1),data=Menarche_Model_Data)

# Prediction from original model
pred0=predict(glmb.out1,type="link")
colMeans(pred0)

pred1=predict(glmb.out1,type="response")
colMeans(pred1)


## Generate new data
Age_New <- seq(8, 20, 0.25)
Age2_New=Age_New-13
mod_Object=glmb.out1
obs_size=median(menarche2$Total) ## Counts for sim from Binomial
olddata=data.frame(Age=menarche2$Age,
                   Menarche=menarche2$Menarche,Total=menarche2$Total,Age2=Age2)

newdata=data.frame(Age=Age_New,Age2=Age2_New)

# Simulate for newdata

pred_menarche=predict(mod_Object,newdata=newdata,olddata=olddata,type="response")
pred_m=colMeans(pred_menarche)

n=nrow(mod_Object$coefficients)
pred_y=matrix(0,nrow=n,ncol=length(Age_New))
for(i in 1:n){
  pred_y[i,1:length(Age_New)]=rbinom(length(Age_New),size=obs_size,
  prob=pred_menarche[i,1:length(Age_New)
                                                                                      ])
}

# Produce various predictions
pred_y_m=colMeans(pred_y/obs_size)
quant1_m=apply(pred_menarche,2,FUN=quantile,probs=c(0.025))
quant2_m=apply(pred_menarche,2,FUN=quantile,probs=c(0.975))
quant1_m_y=apply(pred_y/obs_size,2,FUN=quantile,probs=c(0.025))
quant2_m_y=apply(pred_y/obs_size,2,FUN=quantile,probs=c(0.975))

#Plot Predictions for newdata
plot(Menarche/Total ~ Age, data=menarche2,
main="Percentage of girls Who have had their first period")
lines(Age_New, pred_m,lty=1)
lines(Age_New, quant1_m,lty=2)
lines(Age_New, quant2_m,lty=2)
lines(Age_New, quant1_m_y,lty=2)
lines(Age_New, quant2_m_y,lty=2)




cleanEx()
nameEx("rGamma_reg")
### * rGamma_reg

flush(stderr()); flush(stdout())

### Name: rGamma_reg
### Title: The Bayesian Generalized Linear Model Dispersion Distribution
### Aliases: rGamma_reg print.rGamma_reg summary.rGamma_reg

### ** Examples

## Annette Dobson (1990) "An Introduction to Generalized Linear Models".
## Page 9: Plant Weight Data.
ctl <- c(4.17,5.58,5.18,6.11,4.50,4.61,5.17,4.53,5.33,5.14)
trt <- c(4.81,4.17,4.41,3.59,5.87,3.83,6.03,4.89,4.32,4.69)
group <- gl(2, 10, 20, labels = c("Ctl","Trt"))
weight <- c(ctl, trt)
lm.D9 <- lm(weight ~ group,x=TRUE,y=TRUE)

lm_summary=summary(lm.D9)

lm_summary
lm.D9$coefficients

n<-10000
y<-lm.D9$y
x<-as.matrix(lm.D9$x)

### Set old regression and dispersion coefficients

b_old=lm.D9$coefficients
v_old=lm_summary$sigma^2

#### Set up for rglmb_dispersion

n0=0.1
shape=n0/2
rate=shape*v_old

rate/(shape-1)
rate/shape

#a1<-shape+n1/2
#b1<-rate+sum(SS)/2

#out<-1/rgamma(n,shape=a1,rate=b1)
## v0=sum(SS)/n1 ~ (2*rate+sum(SS))/(2*shape+n1)=[(2*rate+sum(SS))/2]/((2*shape+n1)/2) 
n1=length(y)
SS=v_old*n1

n1 # This is equal to 20


n0=2 # Prior observations
v_prior=v_old  # Prior point estimate for variance (the mean of (1/dispersion=1/v_prior))
wt0=(n0/n1)  

## set shape=0.01*(n1/2)
## set rate= 0.01*SS/2

shape=wt0*(n1/2)   ###  Shape is prior observations /2
rate=shape*v_prior  ### rate is essentiall prior SS - V in rmultireg should be this
rate/shape ## Should match v_prior (currently also v_old)

## We see that this currently matches 
### (test different v_prior with various prior observations below) 

prior_list=list(beta=b_old,shape=shape,rate=rate)

dispout<-rGamma_reg(n=n,y,x,prior_list=prior_list,
offset= rep(0, length(y)),family=gaussian())

mean(dispout$dispersion) 
v_prior
v_old
#summary(dispout)  ## Summary function not working - need to write

### Set up test rglmb regressions without and with prior for dispersion 

mu<-c(0,0)
mu=b_old  ### For testing purposes, set prior=b_old
P<-0.1*diag(2)
wt2=rep(1,length(y))

### Check
prior=list(mu=mu,Sigma=solve(P),dispersion=v_old)
outtemp1<-glmb(n = 1000, weight ~ group, family = gaussian(),
pfamily=dNormal(mu=mu,Sigma=solve(P),dispersion=v_old))
## Could use a residuals function here -- For now, maybe run the glmb function

summary(outtemp1)
mean(colMeans(residuals(outtemp1)^2))
v_old
colMeans((outtemp1$coefficients))
b_old
prior=list(mu=mu,P=P,dispersion=v_old)
outtemp2<-rglmb(n = 1000, y, x, family = gaussian(),
pfamily=dNormal(mu=mu,Sigma=solve(P),dispersion=v_old),
offset = rep(0, length(y)), weights = wt2)
summary(outtemp2)
colMeans((outtemp2$coefficients))
b_old

prior=list(mu=mu,Sigma=solve(P),shape=shape,rate=rate)
outtemp3<-glmb(n = 10000, weight ~ group,family = gaussian(),  
               dNormal_Gamma(mu=mu,Sigma=solve(P),shape=shape,rate=rate))
## Could use a residuals function here -- For now, maybe run the glmb function

summary(outtemp3)
mean(colMeans(residuals(outtemp3)^2))
v_old
colMeans((outtemp3$coefficients))
b_old
mean(outtemp3$dispersion)  ## Seems slightly smaller --> Needs qc
v_old



cleanEx()
nameEx("rNormal_Gamma_reg")
### * rNormal_Gamma_reg

flush(stderr()); flush(stdout())

### Name: rNormal_Gamma_reg
### Title: The Bayesian Normal-Gamma Regression Distribution
### Aliases: rNormal_Gamma_reg

### ** Examples

## Annette Dobson (1990) "An Introduction to Generalized Linear Models".
## Page 9: Plant Weight Data.
ctl <- c(4.17,5.58,5.18,6.11,4.50,4.61,5.17,4.53,5.33,5.14)
trt <- c(4.81,4.17,4.41,3.59,5.87,3.83,6.03,4.89,4.32,4.69)
group <- gl(2, 10, 20, labels = c("Ctl","Trt"))
weight <- c(ctl, trt)

ps=Prior_Setup(weight ~ group)
mu=ps$mu
V=ps$Sigma
mu[1,1]=mean(weight)

Prior_Check(weight ~ group,family =gaussian(),
           pfamily=dNormal(mu=mu,Sigma=V))

## Will move this step inside the Prior_Check
lm.D9 <- lm(weight ~ group,x=TRUE,y=TRUE)
disp_ML=sigma(lm.D9)^2
n_prior=2
shape=n_prior/2
rate= disp_ML*shape

lmb.D9=lmb(weight ~ group,dNormal_Gamma(mu,V/disp_ML,shape=shape,rate=rate))
summary(lmb.D9)

n<-10000
y<-lmb.D9$y
x<-as.matrix(lmb.D9$x)
prior_list=list(mu=mu,Sigma=V/disp_ML,shape=shape,rate=rate)
ngamma.D9=rNormal_Gamma_reg(n=1000,y=y,x=x,
  prior_list=prior_list)
summary(ngamma.D9$coefficients)




cleanEx()
nameEx("rNormal_reg")
### * rNormal_reg

flush(stderr()); flush(stdout())

### Name: rNormal_reg
### Title: The Bayesian Generalized Linear Model with Normal Prior
###   Distribution
### Aliases: rNormal_reg

### ** Examples

## Annette Dobson (1990) "An Introduction to Generalized Linear Models".
## Page 9: Plant Weight Data.
ctl <- c(4.17,5.58,5.18,6.11,4.50,4.61,5.17,4.53,5.33,5.14)
trt <- c(4.81,4.17,4.41,3.59,5.87,3.83,6.03,4.89,4.32,4.69)
group <- gl(2, 10, 20, labels = c("Ctl","Trt"))
weight <- c(ctl, trt)

ps=Prior_Setup(weight ~ group)
mu=ps$mu
V=ps$Sigma
mu[1,1]=mean(weight)

Prior_Check(weight ~ group,family =gaussian(),
           pfamily=dNormal(mu=mu,Sigma=V))

## Will move this step inside the Prior_Check
lm.D9 <- lm(weight ~ group,x=TRUE,y=TRUE)
disp_ML=sigma(lm.D9)^2
n_prior=2
shape=n_prior/2
rate= disp_ML*shape

lmb.D9=lmb(weight ~ group,dNormal_Gamma(mu,V/disp_ML,shape=shape,rate=rate))
summary(lmb.D9)

n<-10000
y<-lmb.D9$y
x<-as.matrix(lmb.D9$x)
prior_list=list(mu=mu,Sigma=V/disp_ML,shape=shape,rate=rate)
ngamma.D9=rNormal_Gamma_reg(n=1000,y=y,x=x,
  prior_list=prior_list)
summary(ngamma.D9$coefficients)




cleanEx()
nameEx("rNormal_reg.wfit")
### * rNormal_reg.wfit

flush(stderr()); flush(stdout())

### Name: rNormal_reg.wfit
### Title: Fitter Function for Bayesian Linear Models
### Aliases: rNormal_reg.wfit

### ** Examples


## ----dobson-------------------------------------------------------------------
## Dobson (1990) Page 93: Randomized Controlled Trial :
counts <- c(18,17,15,20,10,20,25,13,12)
outcome <- gl(3,1,9)
treatment <- gl(3,3)

## Prior mean vector 
mu<-matrix(0,5)           
mu[1,1]=log(mean(counts)) 
## Prior standard deviation and Variance
mysd<-1           
V=((mysd)^2)*diag(5)  
## Call to glmb
glmb.D93<-glmb(n=1000,counts ~ outcome + treatment,
               family = poisson(),pfamily=dNormal(mu=mu,Sigma=V))
## ----glmb confint-------------------------------------------------------------
confint(glmb.D93)



cleanEx()
nameEx("residuals.glmb")
### * residuals.glmb

flush(stderr()); flush(stdout())

### Name: residuals.glmb
### Title: Accessing Bayesian Generalized Linear Model Fits
### Aliases: residuals.glmb residuals.lmb

### ** Examples

data(menarche2)
## ----Analysis Setup-----------------------------------------------------------
## Number of variables in model
Age=menarche2$Age
nvars=2
## Reference Ages for setting of priors and Age_Difference
ref_age1=13  # user can modify this
ref_age2=15  ## user can modify this
## Define variables used later in analysis
Age2=menarche2$Age-ref_age1
Age_Diff=ref_age2-ref_age1
mu1=as.matrix(c(0,1.098612),ncol=1)
V1<-1*diag(nvars)
V1[1,1]=0.18687882
V1[2,2]=0.10576217
V1[1,2]=-0.03389182
V1[2,1]=-0.03389182
Menarche_Model_Data=data.frame(Age=menarche2$Age,Total=menarche2$Total,
                               Menarche=menarche2$Menarche,Age2)
glmb.out1<-glmb(n=1000,cbind(Menarche, Total-Menarche) ~Age2,family=binomial(logit),
                pfamily=dNormal(mu=mu1,Sigma=V1),data=Menarche_Model_Data)

# Prediction from original model
pred1=predict(glmb.out1,type="response")

## Get Original Residuals, their means, and credible bounds
res_out=residuals(glmb.out1)
colMeans(res_out)

## Set up to simulate new data and residuals
res_mean=colMeans(res_out)
res_low1=apply(res_out,2,FUN=quantile,probs=c(0.025))
res_high1=apply(res_out,2,FUN=quantile,probs=c(0.975))

## Simulate new data and get residuals for simulated data

ysim1=simulate(glmb.out1,nsim=1,seed=NULL,pred=pred1,family="binomial",
               prior.weights=weights(glmb.out1))


res_ysim_out1=residuals(glmb.out1,ysim=ysim1)
res_low=apply(res_ysim_out1,2,FUN=quantile,probs=c(0.025))
res_high=apply(res_ysim_out1,2,FUN=quantile,probs=c(0.975))

# Plot Credible Interval bounds for Deviance Residuals

plot(res_mean~Age,ylim=c(-2.5,2.5),
main="Credible Interval Bound for Menarche - Logit Model Deviance Residuals",
xlab = "Age", ylab = "Avg. Dev. Res")
lines(Age, 0*res_mean,lty=1)
lines(Age, res_low,lty=1)
lines(Age, res_high,lty=1)
lines(Age, res_low1,lty=2)
lines(Age, res_high1,lty=2)




cleanEx()
nameEx("rglmb")
### * rglmb

flush(stderr()); flush(stdout())

### Name: rglmb
### Title: The Bayesian Generalized Linear Model Distribution
### Aliases: rglmb print.rglmb

### ** Examples

data(menarche2)

summary(menarche2)
plot(Menarche/Total ~ Age, data=menarche2)

Age2=menarche2$Age-13

x<-matrix(as.numeric(1.0),nrow=length(Age2),ncol=2)
x[,2]=Age2

y=menarche2$Menarche/menarche2$Total
wt=menarche2$Total

mu<-matrix(as.numeric(0.0),nrow=2,ncol=1)
mu[2,1]=(log(0.9/0.1)-log(0.5/0.5))/3

V1<-1*diag(as.numeric(2.0))

# 2 standard deviations for prior estimate at age 13 between 0.1 and 0.9
## Specifies uncertainty around the point estimates

V1[1,1]<-((log(0.9/0.1)-log(0.5/0.5))/2)^2 
V1[2,2]=(3*mu[2,1]/2)^2  # Allows slope to be up to 3 times as large as point estimate 

out<-rglmb(n = 1000, y=y, x=x, pfamily=dNormal(mu=mu,Sigma=V1), weights = wt, 
           family = binomial(logit)) 
summary(out)

# Add mean(out$iters to rglmb summary function)
mean(out$iters)



cleanEx()
nameEx("rindep_norm_gamma_reg_std_R")
### * rindep_norm_gamma_reg_std_R

flush(stderr()); flush(stdout())

### Name: rindep_norm_gamma_reg_std_R
### Title: The Standard Bayesian Indendepent Normal-Gamma Regression
###   Distribution
### Aliases: rindep_norm_gamma_reg_std_R

### ** Examples


## Annette Dobson (1990) "An Introduction to Generalized Linear Models".
## Page 9: Plant Weight Data.
ctl <- c(4.17,5.58,5.18,6.11,4.50,4.61,5.17,4.53,5.33,5.14)
trt <- c(4.81,4.17,4.41,3.59,5.87,3.83,6.03,4.89,4.32,4.69)
group <- gl(2, 10, 20, labels = c("Ctl","Trt"))
weight <- c(ctl, trt)
lm.D9 <- lm(weight ~ group,y=TRUE,x=TRUE)

p_setup=Prior_Setup(lm.D9)
dispersion=sigma(lm.D9)^2

## Initialize dispersion
p=1/dispersion

mu=p_setup$mu
Sigma_prior=p_setup$Sigma
y=lm.D9$y
x=lm.D9$x

Prior_Check(weight ~ group,gaussian(),dNormal(mu=mu,Sigma=Sigma_prior))

## This simple "standardization" for the prior appears to 
## correct the issue with the prior

## "Standardize" the prior for the intercept by setting the
## mean equal to the mean of the dependent variable
## and setting the variance equal to the variance of the dependent variable

mu[1,1]=mean(y)
Sigma_prior[1,1]=var(y)

## For factors, set the "standad prior to mean=0 and variance driven by the range
## of the dependent variable 

mu[2,1]=0
Sigma_prior[2,2]=((max(y)-min(y))/1.96)^2

#Prior_Check(lm.D9,mu,Sigma_prior)
Prior_Check(weight ~ group,gaussian(),dNormal(mu=mu,Sigma=Sigma_prior))


#prior=list(mu=mu,Sigma=Sigma_prior,dispersion=dispersion)
glmb.D9=glmb(weight~group, family=gaussian(),dNormal(mu=mu,Sigma=Sigma_prior,dispersion=dispersion))
post_mode=glmb.D9$coef.mode

sum_out1=summary(glmb.D9)

## Try mean one standard deviation away to see how it works
#mu[1,1]=mu[1,1]-2*sum_out1$coefficients[1,3]
#mu[2,1]=mu[2,1]+2*sum_out1$coefficients[1,3]

#prior=list(mu=mu,Sigma=Sigma_prior,dispersion=dispersion)

# Temporarily lower the prior variance
Sigma_prior=1*Sigma_prior

glmb.D9_v2=glmb(n=1000,weight~group, family=gaussian(),
dNormal(mu=mu,Sigma=Sigma_prior,dispersion=dispersion))

n_prior=2
shape=n_prior/2
rate= dispersion*shape


summary(glmb.D9)
summary(glmb.D9_v2)


#lm_out=lm(y ~ x-1) # returns same model
RSS=sum(residuals(lm.D9)^2)

n_prior=4
n_data=length(y)
shape=(n_prior/2)
rate=n_prior*RSS/n_data



prior_list=list(mu=mu,Sigma=Sigma_prior,dispersion=dispersion,
                 shape=shape,rate=rate,Precision=solve(Sigma_prior))


set.seed(360)

 ptm <- proc.time()
 sim2=rindependent_norm_gamma_reg(n=1000,y,x,prior_list=prior_list,
offset=NULL,weights=1,max_disp_perc=0.99)
 proc.time()-ptm

 
 
 
 
 



cleanEx()
nameEx("rindependent_norm_gamma_reg")
### * rindependent_norm_gamma_reg

flush(stderr()); flush(stdout())

### Name: rindependent_norm_gamma_reg
### Title: The Bayesian Indendepent Normal-Gamma Regression Distribution
### Aliases: rindependent_norm_gamma_reg rindependent_norm_gamma_reg_v3
###   rindependent_norm_gamma_reg_v2 rindependent_norm_gamma_reg_v4

### ** Examples


## Annette Dobson (1990) "An Introduction to Generalized Linear Models".
## Page 9: Plant Weight Data.
ctl <- c(4.17,5.58,5.18,6.11,4.50,4.61,5.17,4.53,5.33,5.14)
trt <- c(4.81,4.17,4.41,3.59,5.87,3.83,6.03,4.89,4.32,4.69)
group <- gl(2, 10, 20, labels = c("Ctl","Trt"))
weight <- c(ctl, trt)
lm.D9 <- lm(weight ~ group,y=TRUE,x=TRUE)

p_setup=Prior_Setup(lm.D9)
dispersion=sigma(lm.D9)^2

## Initialize dispersion
p=1/dispersion

mu=p_setup$mu
Sigma_prior=p_setup$Sigma
y=lm.D9$y
x=lm.D9$x

Prior_Check(weight ~ group,gaussian(),dNormal(mu=mu,Sigma=Sigma_prior))

## This simple "standardization" for the prior appears to 
## correct the issue with the prior

## "Standardize" the prior for the intercept by setting the
## mean equal to the mean of the dependent variable
## and setting the variance equal to the variance of the dependent variable

mu[1,1]=mean(y)
Sigma_prior[1,1]=var(y)

## For factors, set the "standad prior to mean=0 and variance driven by the range
## of the dependent variable 

mu[2,1]=0
Sigma_prior[2,2]=((max(y)-min(y))/1.96)^2

#Prior_Check(lm.D9,mu,Sigma_prior)
Prior_Check(weight ~ group,gaussian(),dNormal(mu=mu,Sigma=Sigma_prior))


#prior=list(mu=mu,Sigma=Sigma_prior,dispersion=dispersion)
glmb.D9=glmb(weight~group, family=gaussian(),dNormal(mu=mu,Sigma=Sigma_prior,dispersion=dispersion))
post_mode=glmb.D9$coef.mode

sum_out1=summary(glmb.D9)

## Try mean one standard deviation away to see how it works
#mu[1,1]=mu[1,1]-2*sum_out1$coefficients[1,3]
#mu[2,1]=mu[2,1]+2*sum_out1$coefficients[1,3]

#prior=list(mu=mu,Sigma=Sigma_prior,dispersion=dispersion)

# Temporarily lower the prior variance
Sigma_prior=1*Sigma_prior

glmb.D9_v2=glmb(n=1000,weight~group, family=gaussian(),
dNormal(mu=mu,Sigma=Sigma_prior,dispersion=dispersion))

n_prior=2
shape=n_prior/2
rate= dispersion*shape


summary(glmb.D9)
summary(glmb.D9_v2)


#lm_out=lm(y ~ x-1) # returns same model
RSS=sum(residuals(lm.D9)^2)

n_prior=4
n_data=length(y)
shape=(n_prior/2)
rate=n_prior*RSS/n_data



prior_list=list(mu=mu,Sigma=Sigma_prior,dispersion=dispersion,
                 shape=shape,rate=rate,Precision=solve(Sigma_prior))


set.seed(360)

 ptm <- proc.time()
 sim2=rindependent_norm_gamma_reg(n=1000,y,x,prior_list=prior_list,
offset=NULL,weights=1,max_disp_perc=0.99)
 proc.time()-ptm

 
 
 
 
 



cleanEx()
nameEx("rlmb")
### * rlmb

flush(stderr()); flush(stdout())

### Name: rlmb
### Title: The Bayesian Linear Model Distribution
### Aliases: rlmb rlmb.print print.rlmb

### ** Examples

## Annette Dobson (1990) "An Introduction to Generalized Linear Models".
## Page 9: Plant Weight Data.
ctl <- c(4.17,5.58,5.18,6.11,4.50,4.61,5.17,4.53,5.33,5.14)
trt <- c(4.81,4.17,4.41,3.59,5.87,3.83,6.03,4.89,4.32,4.69)
group <- gl(2, 10, 20, labels = c("Ctl","Trt"))
weight <- c(ctl, trt)

ps=Prior_Setup(weight ~ group)
x=ps$x
mu=ps$mu
V=ps$Sigma
mu[1,1]=mean(weight)

Prior_Check(weight ~ group,family =gaussian(),
            pfamily=dNormal(mu=mu,Sigma=V))
lm.D9 <- lm(weight ~ group,x=TRUE,y=TRUE)
y=lm.D9$y

## Dispersion for maximum likelihood estimate
disp_ML=sigma(lm.D9)^2
n_prior=2
shape=n_prior/2
rate= disp_ML*shape

# Two-Block Gibbs sampler
set.seed(180)
dispersion2=disp_ML
# Run 1000 burn-in iterations
for(i in 1:1000){
  out1=rlmb(n = 1, y=y, x=x, pfamily=dNormal(mu=mu,Sigma=V,dispersion=dispersion2))
  out2=rlmb(n = 1, y=y, x=x, pfamily=dGamma(shape=shape,rate=rate,beta=out1$coefficients[1,]))
  dispersions=out2$dispersion
}


# Run 1000 additional iterations and store output
beta_out<-matrix(0,nrow=1000, ncol=2)
disp_out=rep(0,1000)
for(i in 1:1000){
  out1=rlmb(n = 1, y=y, x=x, pfamily=dNormal(mu=mu,Sigma=V,dispersion=dispersion2))
  out2=rlmb(n = 1, y=y, x=x, pfamily=dGamma(shape=shape,rate=rate,beta=out1$coefficients[1,]))
  dispersions=out2$dispersion
  beta_out[i,1:2]=out1$coefficients[1,1:2]
  disp_out[i]=out2$dispersion
}

colMeans(beta_out)
mean(disp_out)

# Same model using Independent_Normal_Gamma_Prior
lmb.D9_v2=lmb(weight ~ group,dIndependent_Normal_Gamma(mu,V,shape=shape,rate=rate))
summary(lmb.D9_v2)





cleanEx()
nameEx("rnnorm_reg_std")
### * rnnorm_reg_std

flush(stderr()); flush(stdout())

### Name: rnnorm_reg_std
### Title: The Bayesian Generalized Linear Model Distribution in Standard
###   Form
### Aliases: rnnorm_reg_std
### Keywords: internal

### ** Examples

data(menarche2)

summary(menarche2)
plot(Menarche/Total ~ Age, data=menarche2)

Age2=menarche2$Age-13

x<-matrix(as.numeric(1.0),nrow=length(Age2),ncol=2)
x[,2]=Age2

y=menarche2$Menarche/menarche2$Total
wt=menarche2$Total

mu<-matrix(as.numeric(0.0),nrow=2,ncol=1)
mu[2,1]=(log(0.9/0.1)-log(0.5/0.5))/3

V1<-1*diag(as.numeric(2.0))

# 2 standard deviations for prior estimate at age 13 between 0.1 and 0.9
## Specifies uncertainty around the point estimates

V1[1,1]<-((log(0.9/0.1)-log(0.5/0.5))/2)^2 
V1[2,2]=(3*mu[2,1]/2)^2  # Allows slope to be up to 1 times as large as point estimate 

#out<-rglmb(n = 1000, y=y, x=x, mu=mu, P=solve(V1), wt = wt, 
#           family = binomial(logit), Gridtype = 3) 
#summary(out)

famfunc<-glmbfamfunc(binomial(logit))

f1<-famfunc$f1
f2<-famfunc$f2  # Used in optim and glmbsim_cpp
f3<-famfunc$f3  # Used in optim
f5<-famfunc$f5
f6<-famfunc$f6

dispersion2<-as.numeric(1.0)
start <- mu
offset2=rep(as.numeric(0.0),length(y))
P=solve(V1)
n=1000


###### Adjust weight for dispersion

wt2=wt/dispersion2

######################### Shift mean vector to offset so that adjusted model has 0 mean

alpha=x%*%as.vector(mu)+offset2
mu2=0*as.vector(mu)
P2=P
x2=x


#####  Optimization step to find posterior mode and associated Precision

parin=start-mu

opt_out=optim(parin,f2,f3,y=as.vector(y),x=as.matrix(x),mu=as.vector(mu2),
              P=as.matrix(P),alpha=as.vector(alpha),wt=as.vector(wt2),
              method="BFGS",hessian=TRUE
)

bstar=opt_out$par  ## Posterior mode for adjusted model
bstar
bstar+as.vector(mu)  # mode for actual model
A1=opt_out$hessian # Approximate Precision at mode

## Standardize Model

Standard_Mod=glmb_Standardize_Model(y=as.vector(y), x=as.matrix(x),P=as.matrix(P),
                                    bstar=as.matrix(bstar,ncol=1), A1=as.matrix(A1))

bstar2=Standard_Mod$bstar2  
A=Standard_Mod$A
x2=Standard_Mod$x2
mu2=Standard_Mod$mu2
P2=Standard_Mod$P2
L2Inv=Standard_Mod$L2Inv
L3Inv=Standard_Mod$L3Inv

Env2=EnvelopeBuild(as.vector(bstar2), as.matrix(A),y, as.matrix(x2),
                   as.matrix(mu2,ncol=1),as.matrix(P2),as.vector(alpha),as.vector(wt2),
                   family="binomial",link="logit",Gridtype=as.integer(3), 
                   n=as.integer(n),sortgrid=TRUE)

## These now seem to match

Env2

#int n, NumericVector y, NumericMatrix x, NumericMatrix mu, NumericMatrix P, 
#NumericVector alpha, NumericVector wt, Function f2,
#Rcpp::List Envelope, Rcpp::CharacterVector family, 
#Rcpp::CharacterVector link, int progbar

### Note: getting the types correct here is important but potentially difficult for users
### May be better to call an R function wrapper that checks (and converts when possible) 
##  to correct types

sim=rnnorm_reg_std(n=as.integer(n),y=as.vector(y),x=as.matrix(x2),mu=as.matrix(mu2,ncol=1),
                   P=as.matrix(P2),alpha=as.vector(alpha),wt=as.vector(wt2),
                   f2=f2,Envelope=Env2,family="binomial",link="logit",as.integer(0))

out=L2Inv%*%L3Inv%*%t(sim$out)

for(i in 1:n){
  out[,i]=out[,i]+mu
}

summary(t(out))
mean(sim$draws)



cleanEx()
nameEx("setlogP")
### * setlogP

flush(stderr()); flush(stdout())

### Name: setlogP
### Title: Calculate constants used during sampling from Likelihood
###   subgradient densities
### Aliases: setlogP
### Keywords: internal

### ** Examples

## ----dobson-------------------------------------------------------------------
## Dobson (1990) Page 93: Randomized Controlled Trial :
counts <- c(18,17,15,20,10,20,25,13,12)
outcome <- gl(3,1,9)
treatment <- gl(3,3)

## Prior mean vector 
mu<-matrix(0,5)           
mu[1,1]=log(mean(counts)) 
## Prior standard deviation and Variance
mysd<-1           
V=((mysd)^2)*diag(5)  
## Call to glmb
glmb.D93<-glmb(n=1000,counts ~ outcome + treatment,
               family = poisson(),pfamily=dNormal(mu=mu,Sigma=V))
## ----glmb extractAIC-------------------------------------------------------------
extractAIC(glmb.D93)



cleanEx()
nameEx("simulate.glmb")
### * simulate.glmb

flush(stderr()); flush(stdout())

### Name: simulate.glmb
### Title: Simulate Responses
### Aliases: simulate.glmb

### ** Examples

data(menarche2)
## ----Analysis Setup-----------------------------------------------------------
## Number of variables in model
Age=menarche2$Age
nvars=2
## Reference Ages for setting of priors and Age_Difference
ref_age1=13  # user can modify this
ref_age2=15  ## user can modify this
## Define variables used later in analysis
Age2=menarche2$Age-ref_age1
Age_Diff=ref_age2-ref_age1
mu1=as.matrix(c(0,1.098612),ncol=1)
V1<-1*diag(nvars)
V1[1,1]=0.18687882
V1[2,2]=0.10576217
V1[1,2]=-0.03389182
V1[2,1]=-0.03389182
Menarche_Model_Data=data.frame(Age=menarche2$Age,Total=menarche2$Total,
                               Menarche=menarche2$Menarche,Age2)
glmb.out1<-glmb(n=1000,cbind(Menarche, Total-Menarche) ~Age2,family=binomial(logit),
                pfamily=dNormal(mu=mu1,Sigma=V1),data=Menarche_Model_Data)

# Prediction from original model
pred1=predict(glmb.out1,type="response")

## Get Original Residuals, their means, and credible bounds
res_out=residuals(glmb.out1)
colMeans(res_out)

## Set up to simulate new data and residuals
res_mean=colMeans(res_out)
res_low1=apply(res_out,2,FUN=quantile,probs=c(0.025))
res_high1=apply(res_out,2,FUN=quantile,probs=c(0.975))

## Simulate new data and get residuals for simulated data

ysim1=simulate(glmb.out1,nsim=1,seed=NULL,pred=pred1,family="binomial",
               prior.weights=weights(glmb.out1))


res_ysim_out1=residuals(glmb.out1,ysim=ysim1)
res_low=apply(res_ysim_out1,2,FUN=quantile,probs=c(0.025))
res_high=apply(res_ysim_out1,2,FUN=quantile,probs=c(0.975))

# Plot Credible Interval bounds for Deviance Residuals

plot(res_mean~Age,ylim=c(-2.5,2.5),
main="Credible Interval Bound for Menarche - Logit Model Deviance Residuals",
xlab = "Age", ylab = "Avg. Dev. Res")
lines(Age, 0*res_mean,lty=1)
lines(Age, res_low,lty=1)
lines(Age, res_high,lty=1)
lines(Age, res_low1,lty=2)
lines(Age, res_high1,lty=2)




cleanEx()
nameEx("summary.glmb")
### * summary.glmb

flush(stderr()); flush(stdout())

### Name: summary.glmb
### Title: Summarizing Bayesian Generalized Linear Model Fits
### Aliases: summary.glmb print.summary.glmb

### ** Examples

###########################  Example for glmb function:
## Dobson (1990) Page 93: Randomized Controlled Trial :
counts <- c(18,17,15,20,10,20,25,13,12)
outcome <- gl(3,1,9)
treatment <- gl(3,3)
print(d.AD <- data.frame(treatment, outcome, counts))

mysd<-1
mu<-matrix(0,5)
mu[1,1]=log(mean(counts))
V0<-((mysd)^2)*diag(5)
glmb.D93<-glmb(counts ~ outcome + treatment, family = poisson(),
pfamily=dNormal(mu=mu,Sigma=V0))
summary(glmb.D93)

###########################  Example for lmb function

## Annette Dobson (1990) "An Introduction to Generalized Linear Models".
## Page 9: Plant Weight Data.
ctl <- c(4.17,5.58,5.18,6.11,4.50,4.61,5.17,4.53,5.33,5.14)
trt <- c(4.81,4.17,4.41,3.59,5.87,3.83,6.03,4.89,4.32,4.69)
group <- gl(2, 10, 20, labels = c("Ctl","Trt"))
weight <- c(ctl, trt)

ps=Prior_Setup(weight ~ group)
mu=ps$mu
V=ps$Sigma
mu[1,1]=mean(weight)

Prior_Check(weight ~ group,family =gaussian(),
            pfamily=dNormal(mu=mu,Sigma=V))

## May move this step inside the Prior_Check function
lm.D9 <- lm(weight ~ group,x=TRUE,y=TRUE)
disp_ML=sigma(lm.D9)^2
n_prior=2
shape=n_prior/2
rate= disp_ML*shape

lmb.D9=lmb(weight ~ group,dNormal_Gamma(mu,V/disp_ML,shape=shape,rate=rate))
summary(lmb.D9)



cleanEx()
nameEx("summary.rglmb")
### * summary.rglmb

flush(stderr()); flush(stdout())

### Name: summary.rglmb
### Title: Summarizing Bayesian Generalized Linear Model Distribution
###   Functions
### Aliases: summary.rglmb print.summary.rglmb

### ** Examples

data(menarche2)

summary(menarche2)
plot(Menarche/Total ~ Age, data=menarche2)

Age2=menarche2$Age-13

x<-matrix(as.numeric(1.0),nrow=length(Age2),ncol=2)
x[,2]=Age2

y=menarche2$Menarche/menarche2$Total
wt=menarche2$Total

mu<-matrix(as.numeric(0.0),nrow=2,ncol=1)
mu[2,1]=(log(0.9/0.1)-log(0.5/0.5))/3

V1<-1*diag(as.numeric(2.0))

# 2 standard deviations for prior estimate at age 13 between 0.1 and 0.9
## Specifies uncertainty around the point estimates

V1[1,1]<-((log(0.9/0.1)-log(0.5/0.5))/2)^2 
V1[2,2]=(3*mu[2,1]/2)^2  # Allows slope to be up to 3 times as large as point estimate 

out<-rglmb(n = 1000, y=y, x=x, pfamily=dNormal(mu=mu,Sigma=V1), weights = wt, 
           family = binomial(logit)) 
summary(out)

print(summary(out),digits=4)

mean(out$iters)



cleanEx()
nameEx("vcov.glmb")
### * vcov.glmb

flush(stderr()); flush(stdout())

### Name: vcov.glmb
### Title: Calculate Variance-Covariance Matrux for a Fitted Model Object
### Aliases: vcov.glmb

### ** Examples

## ----dobson-------------------------------------------------------------------
## Dobson (1990) Page 93: Randomized Controlled Trial :
counts <- c(18,17,15,20,10,20,25,13,12)
outcome <- gl(3,1,9)
treatment <- gl(3,3)

## Prior mean vector 
mu<-matrix(0,5)           
mu[1,1]=log(mean(counts)) 
## Prior standard deviation and Variance
mysd<-1           
V=((mysd)^2)*diag(5)  
## Call to glmb
glmb.D93<-glmb(n=1000,counts ~ outcome + treatment,
               family = poisson(),pfamily=dNormal(mu=mu,Sigma=V))

## ----glmb vcov----------------------------------------------------------------
vcov(glmb.D93)




### * <FOOTER>
###
cleanEx()
options(digits = 7L)
base::cat("Time elapsed: ", proc.time() - base::get("ptime", pos = 'CheckExEnv'),"\n")
grDevices::dev.off()
###
### Local variables: ***
### mode: outline-minor ***
### outline-regexp: "\\(> \\)?### [*]+" ***
### End: ***
quit('no')
